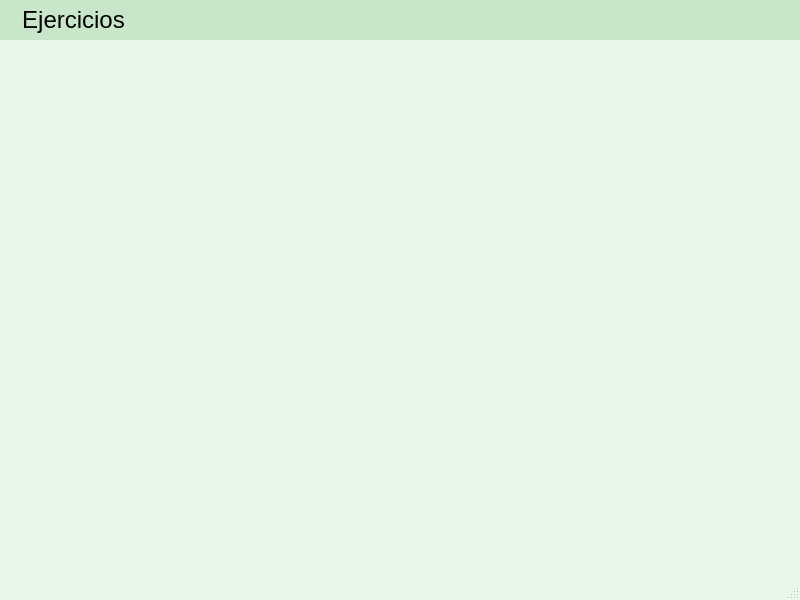
<?xml version="1.0" encoding="UTF-8"?>
<ui version="4.0">
 <class>MainWindow</class>
 <widget class="QMainWindow" name="MainWindow">
  <property name="geometry">
   <rect>
    <x>0</x>
    <y>0</y>
    <width>800</width>
    <height>600</height>
   </rect>
  </property>
  <property name="windowTitle">
   <string>App Ejercicios</string>
  </property>
  <property name="styleSheet">
   <string notr="true">QMainWindow {
    background-color: #e8f5e9; /* Verde muy claro */
    font-family: &quot;Segoe UI&quot;, &quot;Arial&quot;;
    font-size: 18pt;
}

QMenuBar {
    background-color: #c8e6c9; /* Verde suave */
    font-size: 18pt;
    spacing: 10px;
}

QMenuBar::item {
    background-color: transparent;
    padding: 6px 12px;
}

QMenuBar::item:selected {
    background-color: #a5d6a7; /* Verde más intenso al seleccionar */
}

QMenu {
    background-color: #f1f8e9;
    border: 1px solid #a5d6a7;
    font-size: 18pt;
}

QMenu::item {
    padding: 6px 20px;
}

QMenu::item:selected {
    background-color: #c5e1a5;
}

QAction {
    font-size: 18pt;
}
</string>
  </property>
  <widget class="QWidget" name="centralwidget"/>
  <widget class="QMenuBar" name="menubar">
   <property name="geometry">
    <rect>
     <x>0</x>
     <y>0</y>
     <width>800</width>
     <height>45</height>
    </rect>
   </property>
   <widget class="QMenu" name="menuEjercicios">
    <property name="title">
     <string>Ejercicios</string>
    </property>
    <addaction name="actionCalculadora"/>
    <addaction name="separator"/>
    <addaction name="actionSalir_2"/>
   </widget>
   <addaction name="menuEjercicios"/>
  </widget>
  <widget class="QStatusBar" name="statusbar"/>
  <action name="actionCalculadora">
   <property name="text">
    <string>Calculadora</string>
   </property>
  </action>
  <action name="actionSalir_2">
   <property name="text">
    <string>Salir</string>
   </property>
  </action>
 </widget>
 <resources/>
 <connections/>
</ui>
